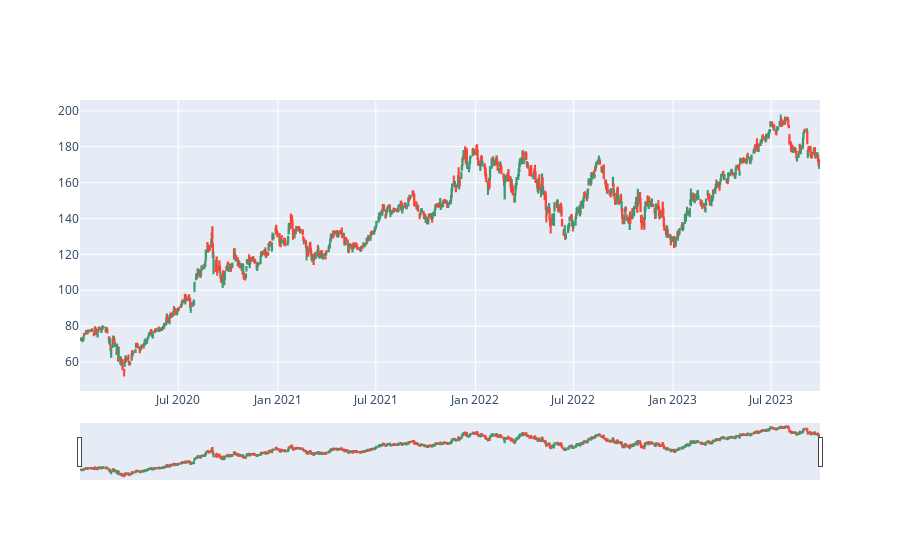

Notebook code cell kept with this figure:
### Markdown cell above
https://coderzcolumn.com/tutorials/data-science/candlestick-chart-in-python-mplfinance-plotly-bokeh

### Code cell
##adding the candle into the map
candlestick = go.Candlestick(
                            x=df.index,
                            open=df['Open'],
                            high=df['High'],
                            low=df['Low'],
                            close=df['Close'],
                            name = "candlestick"
                            )

fig = go.Figure(data=[candlestick])

fig.show()

### Figure 1 — Plotly figure (JSON) as saved in the notebook; plotly's stock layout.template omitted (floating-point values rounded to 4 significant figures; data arrays with more than 128 entries replaced by an {"elided": "..."} marker saying what was removed)
{"data": [{"close": {"elided": "943 float values"}, "high": {"elided": "943 float values"}, "low": {"elided": "943 float values"}, "name": "candlestick", "open": {"elided": "943 float values"}, "type": "candlestick", "x": {"elided": "943 str values"}}], "layout": {}}
